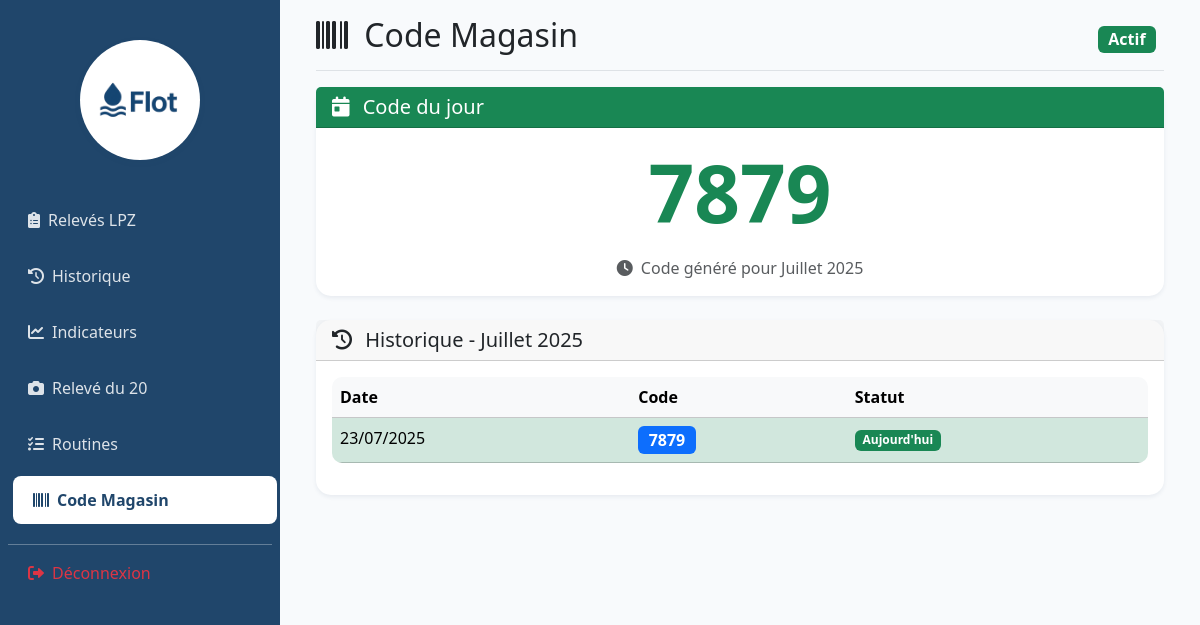
Screenshot of /code_magasin (signed in) with the database file from the repository.
### app.py (models this page shows, shortened)
class CodeMagasin(db.Model):
    id = db.Column(db.Integer, primary_key=True)
    code = db.Column(db.String(4), nullable=False)
    date = db.Column(db.Date, nullable=False, unique=True)
    created_at = db.Column(db.DateTime, default=datetime.utcnow)

### app.py (the view)
@app.route('/code_magasin')
@require_page_access('code_magasin')
def code_magasin():
    code_actuel = generate_daily_code()
    aujourd_hui = datetime.now().date()
    premier_jour_mois = aujourd_hui.replace(day=1)
    dernier_jour_mois = (premier_jour_mois.replace(month=premier_jour_mois.month % 12 + 1, day=1) - timedelta(days=1)) if premier_jour_mois.month < 12 else premier_jour_mois.replace(year=premier_jour_mois.year + 1, month=1, day=1) - timedelta(days=1)
    codes_mensuels = CodeMagasin.query.filter(
        CodeMagasin.date >= premier_jour_mois,
        CodeMagasin.date <= dernier_jour_mois
    ).order_by(CodeMagasin.date.desc()).all()
    mois_francais = {
        1: 'Janvier', 2: 'Février', 3: 'Mars', 4: 'Avril',
        5: 'Mai', 6: 'Juin', 7: 'Juillet', 8: 'Août',
        9: 'Septembre', 10: 'Octobre', 11: 'Novembre', 12: 'Décembre'
    }
    mois_annee = f"{mois_francais[aujourd_hui.month]} {aujourd_hui.year}"
    return render_template('code_magasin.html',
                         current_code=code_actuel,
                         monthly_codes=codes_mensuels,
                         current_month=mois_annee,
                         today=aujourd_hui)

### app.py (called while the page is built)
@login_manager.user_loader
def load_user(user_id):
    return db.session.get(User, int(user_id))

def require_page_access(page_name):
    def decorator(f):
        @wraps(f)
        @login_required
        def decorated_function(*args, **kwargs):
            if current_user.role == 'admin':
                return f(*args, **kwargs)
            access = next((a for a in current_user.page_accesses if a.page_name == page_name), None)
            if access and access.can_access:
                return f(*args, **kwargs)
            abort(403)
        return decorated_function
    return decorator

def generate_daily_code():
    import random
    aujourd_hui = datetime.now().date()
    code_existant = CodeMagasin.query.filter_by(date=aujourd_hui).first()
    if code_existant:
        return code_existant.code
    code = str(random.randint(1000, 9999))
    nouveau_code = CodeMagasin(code=code, date=aujourd_hui)
    db.session.add(nouveau_code)
    db.session.commit()
    return code

### templates/code_magasin.html (shortened to what this page needs)
{% extends "base.html" %}
{% block content %}
<div class="container-fluid">
    <div class="d-flex justify-content-between flex-wrap flex-md-nowrap align-items-center pt-3 pb-2 mb-3 border-bottom">
        <h1 class="h2">
            <i class="fas fa-barcode me-2"></i>
            Code Magasin
        </h1>
        <div class="btn-toolbar mb-2 mb-md-0">
            <div class="btn-group me-2">
                <span class="badge bg-success fs-6">Actif</span>
            </div>
        </div>
    </div>
    <div class="row mb-4">
        <div class="col-12">
            <div class="card border-success">
                <div class="card-header bg-success text-white">
                    <h5 class="mb-0">
                        <i class="fas fa-calendar-day me-2"></i>
                        Code du jour
                    </h5>
                </div>
                <div class="card-body text-center">
                    <div class="display-1 fw-bold text-success mb-3" id="current-code">
                        {{ current_code }}
                    </div>
                    <p class="text-muted mb-0">
                        <i class="fas fa-clock me-1"></i>
                        Code généré pour {{ current_month }}
                    </p>
                </div>
            </div>
        </div>
    </div>
    <div class="row">
        <div class="col-12">
            <div class="card">
                <div class="card-header">
                    <h5 class="mb-0">
                        <i class="fas fa-history me-2"></i>
                        Historique - {{ current_month }}
                    </h5>
                </div>
                <div class="card-body">
                    <div class="table-responsive">
                        <table class="table table-hover">
                            <thead class="table-light">
                                <tr>
                                    <th>Date</th>
                                    <th>Code</th>
                                    <th>Statut</th>
                                </tr>
                            </thead>
                            <tbody id="monthly-codes">
                                {% for code_entry in monthly_codes %}
                                <tr {% if code_entry.date == today %}class="table-success"{% endif %}>
                                    <td>{{ code_entry.date.strftime('%d/%m/%Y') }}</td>
                                    <td>
                                        <span class="badge bg-primary fs-6">{{ code_entry.code }}</span>
                                    </td>
                                    <td>
                                        {% if code_entry.date == today %}
                                            <span class="badge bg-success">Aujourd'hui</span>
                                        {% else %}
                                            <span class="badge bg-secondary">Passé</span>
                                        {% endif %}
                                    </td>
                                </tr>
                                {% endfor %}
                            </tbody>
                        </table>
                    </div>
                </div>
            </div>
        </div>
    </div>
</div>
{% endblock %}

### templates/base.html (style rules this page uses)
:root { --flot-blue-dark: #20466B; --flot-blue: #2B5C88; --flot-bg: #f8fafc; --flot-white: #fff; }
body { background: var(--flot-bg); }
.card { border: none; border-radius: 15px; box-shadow: 0 0.125rem 0.25rem rgba(32,70,107,0.08); transition: transform 0.2s ease; }
.table { border-radius: 10px; overflow: hidden; }

### rows the page displays
CodeMagasin: code "7879", date "23/07/2025", shows "Aujourd'hui"
